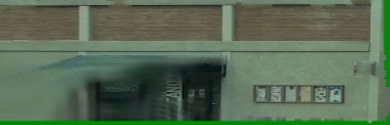
#> input picture caso-piazza/cameras/cam1/facade_0.jpg, 390 x 125 px
$ python -i background.py   (imports and definitions only)
#> lines starting #> are read from the running program, lines starting #| are printed output that depends on the picture
"""Static background plate (moving people removed) and camera-motion check."""
from __future__ import annotations

import cv2
import numpy as np


def median_background(frames: list[np.ndarray]) -> np.ndarray:
    """Per-pixel temporal median: anything that moves disappears, the static scene remains."""
    stack = np.stack(frames, axis=0)
    return np.median(stack, axis=0).astype(np.uint8)


def camera_motion(frames: list[np.ndarray]) -> dict:
    """Estimate how much the camera itself moves (pan/shake) between sampled frames.

    Returns the median background displacement in pixels. A fixed camera is ~0;
    anything above a few pixels means the single-view model is not reliable.
    """
    if len(frames) < 2:
        return {"median_px": 0.0, "max_px": 0.0, "static": True}
    g0 = cv2.cvtColor(frames[0], cv2.COLOR_BGR2GRAY)
    p0 = cv2.goodFeaturesToTrack(g0, maxCorners=400, qualityLevel=0.01, minDistance=12)
    if p0 is None:
        return {"median_px": 0.0, "max_px": 0.0, "static": True}
    shifts = []
    for f in frames[1:]:
        g = cv2.cvtColor(f, cv2.COLOR_BGR2GRAY)
        p1, st, _ = cv2.calcOpticalFlowPyrLK(g0, g, p0, None)
        ok = st.ravel() == 1
        if ok.sum() < 10:
            shifts.append(99.0)
            continue
        d = np.linalg.norm((p1 - p0).reshape(-1, 2)[ok], axis=1)
        shifts.append(float(np.median(d)))  # median ignores moving people
    med, mx = float(np.median(shifts)), float(np.max(shifts))
    return {"median_px": med, "max_px": mx, "static": mx < 3.0}

>>> import cv2
>>> picture = cv2.imread('../../caso-piazza/cameras/cam1/facade_0.jpg', cv2.IMREAD_GRAYSCALE)
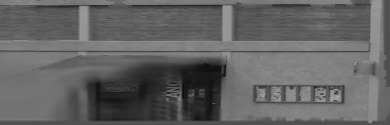
#> picture: shape (125, 390); min 8, max 172, mean 98.7
#> (the run stopped early here; a loop or call above may not have finished)
